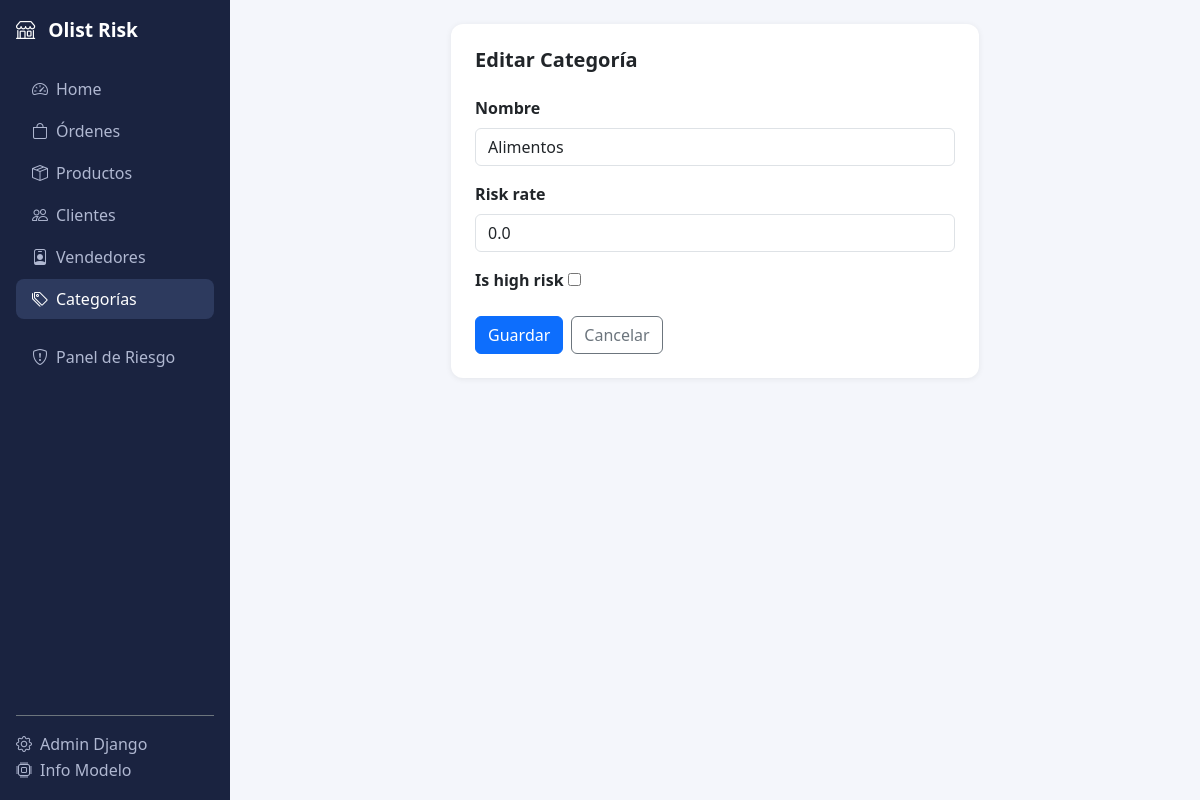
The app's page /categorias/2/editar/, older data.
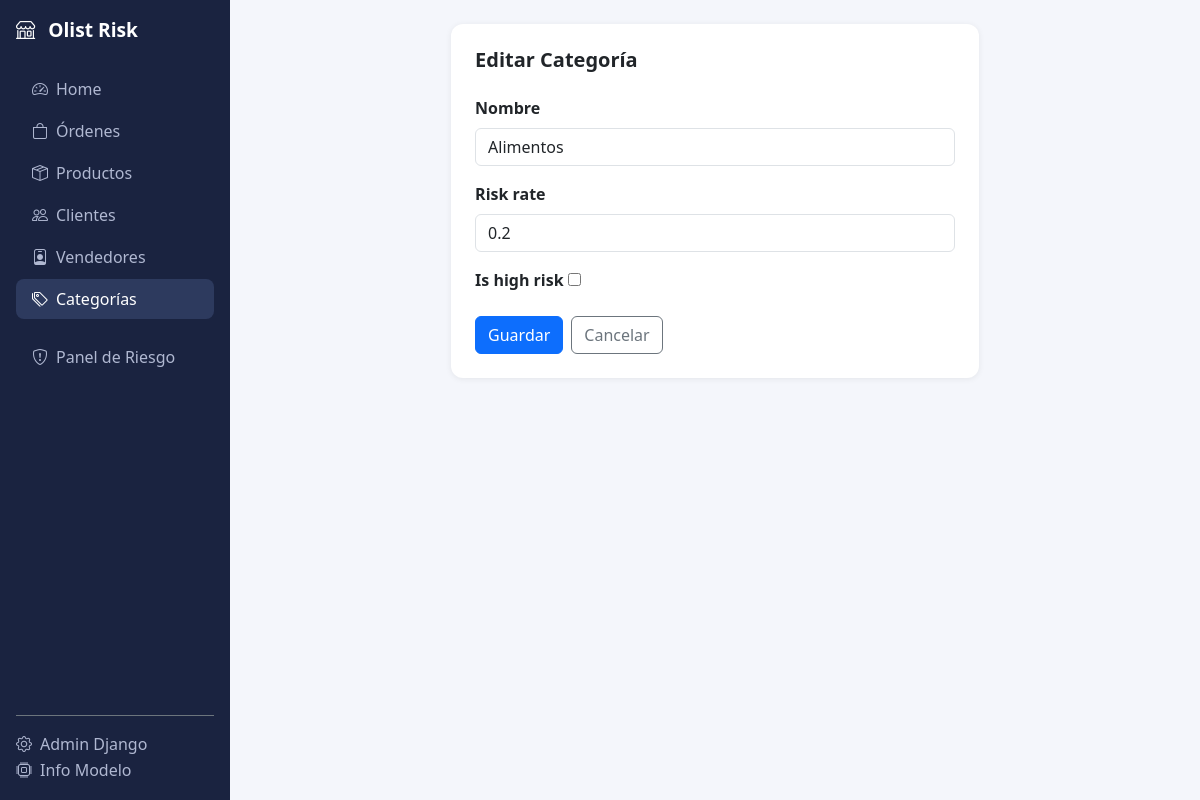
The same page, newer data.
### marketplace/models.py (models this page shows, shortened)
class Category(models.Model):
    name         = models.CharField(max_length=120, unique=True, verbose_name="Nombre")
    risk_rate    = models.FloatField(default=0.0, help_text="Tasa histórica de riesgo (0-1)")
    is_high_risk = models.BooleanField(default=False)
    updated_at   = models.DateTimeField(auto_now=True)
    class Meta:
        verbose_name        = "Categoría"
        verbose_name_plural = "Categorías"
        ordering            = ["name"]

### marketplace/views.py (the view)
# urls.py: path("categorias/<int:pk>/editar/",   views.category_edit,       name="category_edit"),
def category_edit(request, pk):
    category = get_object_or_404(Category, pk=pk)
    form     = CategoryForm(request.POST or None, instance=category)
    if form.is_valid():
        form.save()
        messages.success(request, "Categoría actualizada.")
        return redirect("marketplace:category_list")
    return render(request, "marketplace/form.html", {"form": form, "title": "Editar Categoría"})

### marketplace/forms.py
class CategoryForm(forms.ModelForm):
    class Meta:
        model  = Category
        fields = ["name", "risk_rate", "is_high_risk"]
        widgets = {
            "name":      forms.TextInput(attrs={"class": "form-control"}),
            "risk_rate": forms.NumberInput(attrs={"class": "form-control", "step": "0.01", "min": "0", "max": "1"}),
        }

### marketplace/templates/marketplace/form.html (shortened to what this page needs)
{% extends "marketplace/base.html" %}
{% block content %}
<div class="row justify-content-center">
  <div class="col-lg-7">
    <div class="card p-4">
      <h5 class="fw-bold mb-4">{{ title }}</h5>
      <form method="post">
        {% for field in form %}
          <div class="mb-3">
            <label class="form-label fw-semibold">{{ field.label }}</label>
            {{ field }}
          </div>
        {% endfor %}
        <div class="d-flex gap-2 mt-3">
          <button type="submit" class="btn btn-primary">Guardar</button>
          <a href="javascript:history.back()" class="btn btn-outline-secondary">Cancelar</a>
        </div>
      </form>
    </div>
  </div>
</div>
{% endblock %}

Row changes from the older to the newer data that the page shows:
changed Category "Alimentos": risk_rate "0.0" → "0.2"
